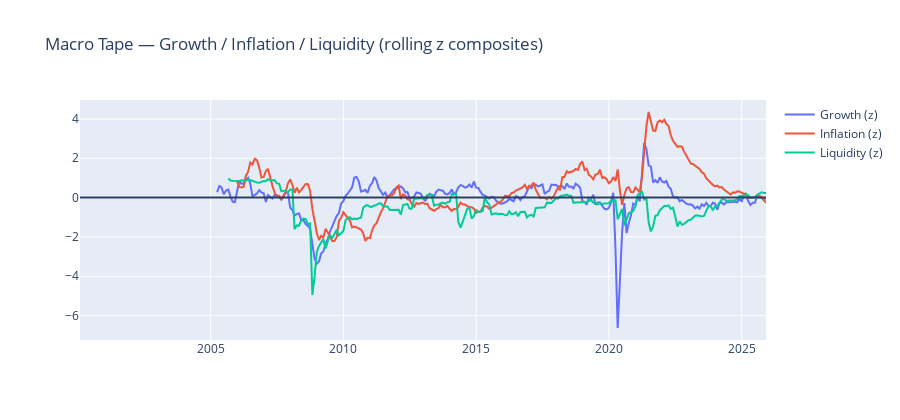

Write notebook code for a chart like this one.
### Code cell
import plotly.io as pio
import plotly.graph_objects as go
pio.renderers.default = "vscode"

fig = go.Figure()
for c in ["growth", "inflation", "liquidity"]:
    fig.add_trace(go.Scatter(x=scores.index, y=scores[c], mode="lines", name=f"{c.title()} (z)"))

fig.add_hline(y=0)
fig.update_layout(
    title="Macro Tape — Growth / Inflation / Liquidity (rolling z composites)",
    hovermode="x unified",
    height=420
)
fig.show()

### Figure 1 — Plotly figure (JSON) as saved in the notebook; plotly's stock layout.template omitted (floating-point values rounded to 4 significant figures; data arrays with more than 128 entries replaced by an {"elided": "..."} marker saying what was removed)
{"data": [{"mode": "lines", "name": "Growth (z)", "type": "scatter", "x": {"elided": "311 str values"}, "y": {"elided": "311 float values"}}, {"mode": "lines", "name": "Inflation (z)", "type": "scatter", "x": {"elided": "311 str values"}, "y": {"elided": "311 float values"}}, {"mode": "lines", "name": "Liquidity (z)", "type": "scatter", "x": {"elided": "311 str values"}, "y": {"elided": "311 float values"}}], "layout": {"height": 420, "hovermode": "x unified", "shapes": [{"type": "line", "x0": 0, "x1": 1, "xref": "x domain", "y0": 0, "y1": 0, "yref": "y"}], "title": {"text": "Macro Tape — Growth / Inflation / Liquidity (rolling z composites)"}}}
